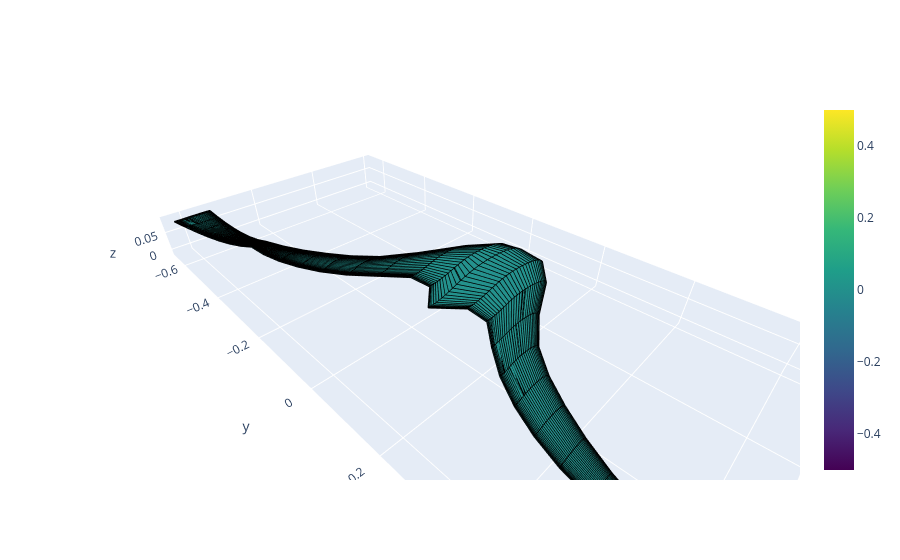

Notebook code for this chart:
### Code cell
test_genes ={
        "y_root": 0.09,
        "y_break1_f": 0.2,
        "y_break2_f": 0.420549670268315,
        "y_tip_f": 0.7337033183025055,
        "c_root": 0.25,
        "c_brk1": 0.15,
        "c_brk2": 0.08971753286476476,
        "c_tip": 0.04322395957638015,
        "t_root": -0.9100582160077232,
        "t_brk1": -1.7072620316717013,
        "t_brk2": -0.481745609128977,
        "t_tip": -1.9791666325114614,
        "x_root": 0.03237276132966136,
        "x_brk1": 0.21173791910087347,
        "x_brk2": 0.3713831678291586,
        "x_tip": 0.45,
        "z_root": 0,
        "z_brk1":0,
        "z_brk2": 0,
        "z_tip": 0.0,
        "winglet_target_angle": 83.86078782481704,
        "h_w": 0.08639819927006795,
        "R_w": 0.1,
        "c_w_end": 0.09,
        "sweep_w": 0.08835201447553444,
        "toe": -1.504438474032983,
        "id_root": 10.888313177191632,
        "id_brk1": 5.831164430626787,
        "id_brk2": 7.4661891929543085,
        "id_tip": 6.146332695055493,
        "id_w": 9.075189360727641
        
}

airplane, mass = build_airplane_curved(test_genes, 'quadratic')
#score, details = fitness_function(test_genes)
print(f"Samolot zbudowany pomyślnie! Szacowana masa: {mass:.3f} kg")
airplane.draw(backend='plotly')
alphas = np.linspace(-5, 15, 30)
x_cg = get_cg(airplane, sm=0.1)
data, x_cg_target = GA_aerodynamics(airplane, TARGET_VELOCITY, alphas, xyz_ref_orig=[x_cg, 0, 0])
score, score_details = fitness_function_weighted(data)
print(f"Score: {score:.2f}")
print(data)
s = str(x_cg_target)
print(f"Środek ciężkości: {s} m")

### Figure 1 — Plotly figure (JSON) as saved in the notebook; plotly's stock layout.template omitted (floating-point values rounded to 4 significant figures; data arrays with more than 128 entries replaced by an {"elided": "..."} marker saying what was removed)
{"data": [{"colorbar": {"title": {"text": ""}}, "colorscale": [[0, "#440154"], [0.1111, "#482878"], [0.2222, "#3e4989"], [0.3333, "#31688e"], [0.4444, "#26828e"], [0.5556, "#1f9e89"], [0.6667, "#35b779"], [0.7778, "#6ece58"], [0.8889, "#b5de2b"], [1, "#fde725"]], "flatshading": false, "i": {"elided": "4960 int values"}, "intensity": {"elided": "9920 int values"}, "j": {"elided": "4960 int values"}, "k": {"elided": "4960 int values"}, "showscale": true, "type": "mesh3d", "x": {"elided": "9920 float values"}, "y": {"elided": "9920 float values"}, "z": {"elided": "9920 float values"}}, {"line": {"color": "rgb(0,0,0)", "width": 3}, "mode": "lines", "name": "", "showlegend": false, "type": "scatter3d", "x": {"elided": "14880 float values"}, "y": {"elided": "14880 float values"}, "z": {"elided": "14880 float values"}}, {"line": {"color": "rgba(119,0,255,200)", "width": 1}, "mode": "lines", "name": "", "showlegend": false, "type": "scatter3d", "x": [], "y": [], "z": []}], "layout": {"scene": {"aspectmode": "data"}, "title": {"text": ""}}}
